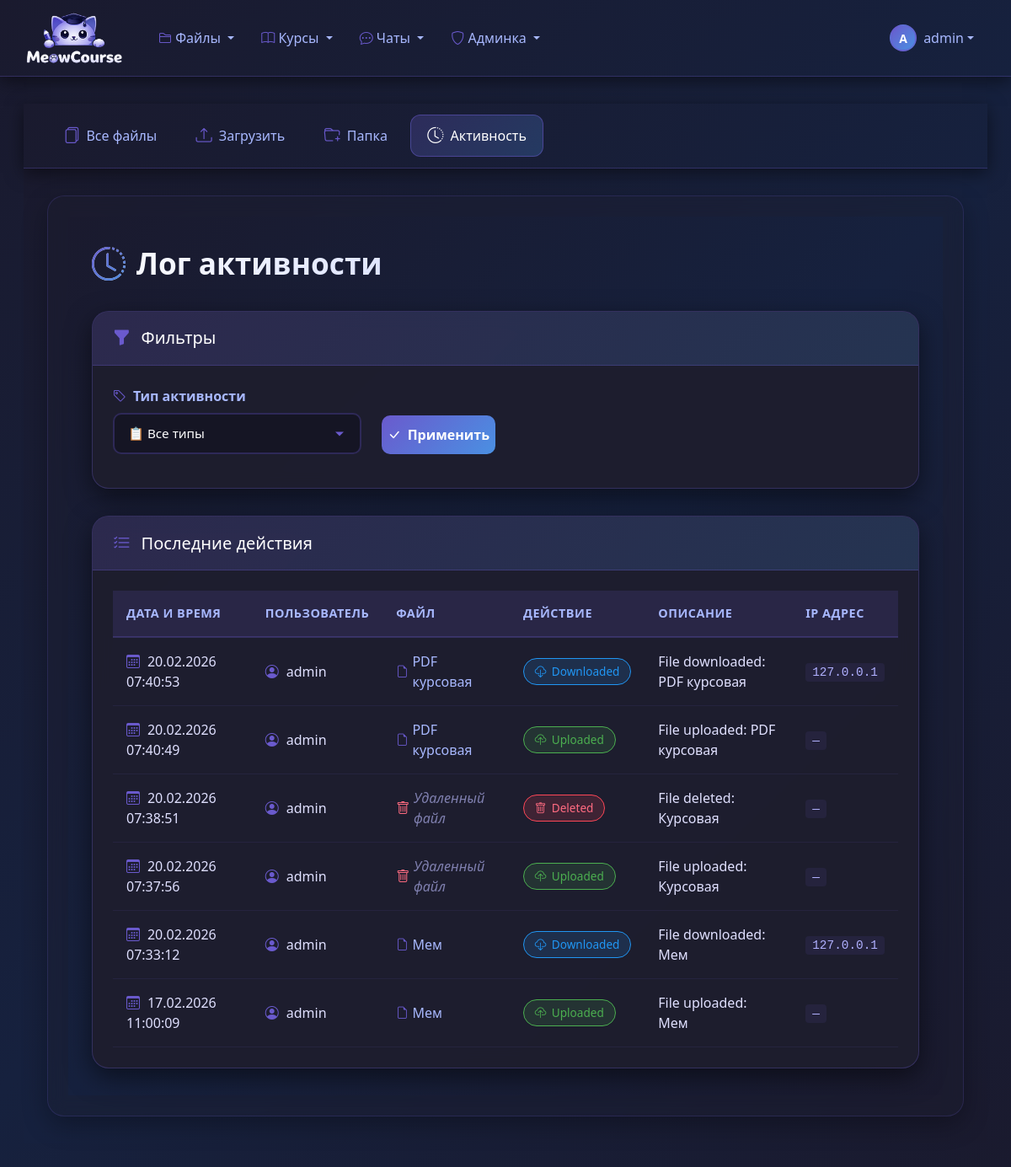
The page /files/activity/ (signed in) on the database its author committed.
### file_manager/models.py (models this page shows, shortened)
class FileActivity(models.Model ):
    ACTIVITY_TYPES =[
   ('upload','Uploaded'),
   ('download','Downloaded'),
   ('view','Viewed'),
   ('edit','Edited'),
   ('delete','Deleted'),
   ('share','Shared'),
   ('comment','Commented'),
   ('version_create','Created new version'),
   ('favorite_add','Added to favorites'),
   ('favorite_remove','Removed from favorites'),
    ]
    file =models.ForeignKey(
    File ,
    on_delete =models.SET_NULL ,
    null =True ,
    blank =True ,
    related_name ='activities'
    )
    user =models.ForeignKey(
    User ,
    on_delete =models.CASCADE ,
    related_name ='file_activities'
    )
    activity_type =models.CharField(max_length =20 ,choices =ACTIVITY_TYPES )
    description =models.TextField(blank =True )
    created_at =models.DateTimeField(auto_now_add =True )
    ip_address =models.GenericIPAddressField(null =True ,blank =True )
    class Meta :
        ordering =['-created_at']
        verbose_name ='Активность с файлом'
        verbose_name_plural ='Активность с файлами'
        indexes =[
        models.Index(fields =['user','-created_at']),
        models.Index(fields =['activity_type','-created_at']),
        ]

class File(models.Model ):
    FILE_TYPE_CHOICES =[
   ('pdf','PDF Document'),
   ('txt','Text File'),
   ('docx','Word Document'),
   ('xlsx','Excel Spreadsheet'),
   ('pptx','PowerPoint Presentation'),
   ('jpg','JPEG Image'),
   ('png','PNG Image'),
   ('mp4','Video MP4'),
   ('mp3','Audio MP3'),
   ('zip','Archive ZIP'),
   ('other','Other'),
    ]
    VISIBILITY_CHOICES =[
   ('private','Private - Только я'),
   ('shared','Shared - С определенными пользователями'),
   ('public','Public - Все пользователи'),
    ]
    title =models.CharField(max_length =255 )
    description =models.TextField(blank =True )
    file =models.FileField(upload_to =file_upload_path )
    file_type =models.CharField(max_length =10 ,choices =FILE_TYPE_CHOICES ,default ='other')
    file_size =models.BigIntegerField(default =0 )
    uploaded_by =models.ForeignKey(
    User ,
    on_delete =models.CASCADE ,
    related_name ='uploaded_files'
    )
    uploaded_at =models.DateTimeField(auto_now_add =True )
    updated_at =models.DateTimeField(auto_now =True )
    version =models.IntegerField(default =1 )
    category =models.ForeignKey(
    FileCategory ,
    on_delete =models.SET_NULL ,
    null =True ,
    blank =True ,
    related_name ='files'
    )
    tags =models.ManyToManyField(Tag ,blank =True ,related_name ='files')
    folder =models.ForeignKey(
    'self',
    on_delete =models.CASCADE ,
    null =True ,
    blank =True ,
    related_name ='subfiles',
    limit_choices_to ={'is_folder':True }
    )
    is_folder =models.BooleanField(default =False )
    visibility =models.CharField(
    max_length =10 ,
    choices =VISIBILITY_CHOICES ,
    default ='private'
    )
    shared_with =models.ManyToManyField(
    User ,
    blank =True ,
    related_name ='shared_files'
    )
    extracted_text =models.TextField(blank =True ,null =True )
    has_preview =models.BooleanField(default =False )
    favorite =models.ManyToManyField(
    User ,
    blank =True ,
    related_name ='favorite_files'
    )
    download_count =models.IntegerField(default =0 )
    class Meta :
        ordering =['-uploaded_at']
        verbose_name ='Файл'
        verbose_name_plural ='Файлы'
        indexes =[
        models.Index(fields =['uploaded_by','-uploaded_at']),
        models.Index(fields =['file_type']),
        models.Index(fields =['visibility']),
        models.Index(fields =['extracted_text']),
        ]

### file_manager/views.py (the view)
# urls.py: path('activity/',views.activity_log ,name ='activity_log'),
@login_required
def activity_log(request ):
    activities =FileActivity.objects.filter(user =request.user ).select_related('file','user')
    activity_type =request.GET.get('activity_type')
    if activity_type :
        activities =activities.filter(activity_type =activity_type )
    paginator =Paginator(activities ,20 )
    page_number =request.GET.get('page')
    page_obj =paginator.get_page(page_number )
    context ={
    'page_obj':page_obj ,
    'activity_types':FileActivity.ACTIVITY_TYPES ,
    'selected_activity_type':activity_type ,
    }
    return render(request ,'file_manager/activity_log.html',context )

### classroom_core/models.py (called while the page is built)
    def is_teacher(self):
        return self.role == 'teacher'

    def is_staff(self):
        return self.role == 'staff'

### templates/file_manager/activity_log.html (shortened to what this page needs)
{% extends "file_manager/base_files.html" %}
{% block files_content %}
<div class="dark-theme-log">
    <div class="container">
        <div class="page-header">
            <h1 class="page-title">
                <i class="bi bi-clock-history"></i>
                Лог активности
            </h1>
        </div>
        <div class="row">
            <div class="col-lg-12">
                <div class="filters-card">
                    <div class="card-header-custom">
                        <h5>
                            <i class="bi bi-funnel-fill"></i>
                            Фильтры
                        </h5>
                    </div>
                    <div class="card-body-custom">
                        <form method="get" class="row">
                            <div class="col-md-4 mb-3">
                                <label for="activity_type" class="filter-label">
                                    <i class="bi bi-tag"></i>
                                    Тип активности
                                </label>
                                <select name="activity_type" id="activity_type" class="custom-select">
                                    <option value="">📋 Все типы</option>
                                </select>
                            </div>
                            <div class="col-md-2 mb-3 d-flex align-items-end">
                                <button type="submit" class="btn-apply">
                                    <i class="bi bi-check-lg"></i>
                                    Применить
                                </button>
                            </div>
                        </form>
                    </div>
                </div>
                <div class="log-card">
                    <div class="card-header-custom">
                        <h5>
                            <i class="bi bi-list-check"></i>
                            Последние действия
                        </h5>
                    </div>
                    <div class="card-body-custom">
                        {% if page_obj %}
                        <div class="table-responsive">
                            <table class="log-table">
                                <thead>
                                    <tr>
                                        <th>Дата и время</th>
                                        <th>Пользователь</th>
                                        <th>Файл</th>
                                        <th>Действие</th>
                                        <th>Описание</th>
                                        <th>IP адрес</th>
                                    </tr>
                                </thead>
                                <tbody>
                                    {% for activity in page_obj %}
                                    <tr>
                                        <td data-label="Дата и время">
                                            <i class="bi bi-calendar3" style="color: #6a5acd; margin-right: 0.3rem;"></i>
                                            {{ activity.created_at|date:"d.m.Y H:i:s" }}
                                        </td>
                                        <td data-label="Пользователь">
                                            <i class="bi bi-person-circle" style="color: #6a5acd; margin-right: 0.3rem;"></i>
                                            {{ activity.user.username }}
                                        </td>
                                        <td data-label="Файл">
                                            {% if activity.file %}
                                            <a href="{% url 'file_manager:file_detail' activity.file.id %}" class="file-link">
                                                <i class="bi bi-file-earmark"></i>
                                                {{ activity.file.title }}
                                            </a>
                                            {% else %}
                                            <span class="deleted-file">
                                                <i class="bi bi-trash"></i>
                                                Удаленный файл
                                            </span>
                                            {% endif %}
                                        </td>
                                        <td data-label="Действие">
                                            {% with type=activity.activity_type %}
                                            <span class="activity-badge
                                                {% if type == 'upload' %}badge-upload
                                                {% elif type == 'download' %}badge-download
                                                {% elif type == 'delete' %}badge-delete
                                                {% elif type == 'edit' %}badge-edit
                                                {% elif type == 'view' %}badge-view
                                                {% elif type == 'share' %}badge-share
                                                {% endif %}">
                                                <i class="bi
                                                    {% if type == 'upload' %}bi-cloud-upload
                                                    {% elif type == 'download' %}bi-cloud-download
                                                    {% elif type == 'delete' %}bi-trash
                                                    {% elif type == 'edit' %}bi-pencil
                                                    {% elif type == 'view' %}bi-eye
                                                    {% elif type == 'share' %}bi-share
                                                    {% endif %}">
                                                </i>
                                                {{ activity.get_activity_type_display }}
                                            </span>
                                            {% endwith %}
                                        </td>
                                        <td data-label="Описание">{{ activity.description }}</td>
                                        <td data-label="IP адрес">
                                            <span class="ip-address">{{ activity.ip_address|default:"—" }}</span>
                                        </td>
                                    </tr>
                                    {% endfor %}
                                </tbody>
                            </table>
                        </div>
                        {% else %}
                        <div class="empty-state">
                            <i class="bi bi-inbox"></i>
                            <p>Нет записей в логе</p>
                        </div>
                        {% endif %}
                    </div>
                </div>
            </div>
        </div>
    </div>
</div>
{% endblock %}

### templates/base.html (shortened to what this page needs)
{% load static %}
<!DOCTYPE html>
<html lang="ru">
<head>
    <link href="https://cdn.jsdelivr.net/npm/bootstrap@5.3.0/dist/css/bootstrap.min.css" rel="stylesheet">
    <link rel="stylesheet" href="https://cdn.jsdelivr.net/npm/bootstrap-icons@1.10.0/font/bootstrap-icons.css">
</head>
<body>
    <nav class="navbar navbar-expand-lg dark-navbar">
        <div class="container-fluid">
            <a class="navbar-brand d-flex align-items-center" href="{% url 'classroom_core:course_list' %}">
                <img src="{% static 'images/logo.png' %}"
                    alt="MeowCourse"
                    class="me-2"
                    style="width: 120px; height: auto; max-height: 64px; object-fit: contain;">
            </a>
            <div class="collapse navbar-collapse" id="navbarNav">
                <ul class="navbar-nav me-auto">
                    <li class="nav-item dropdown">
                        <a class="nav-link dropdown-toggle" href="#" role="button" data-bs-toggle="dropdown">
                            <i class="bi bi-folder2"></i> Файлы
                        </a>
                    </li>
                    <li class="nav-item dropdown">
                        <a class="nav-link dropdown-toggle" href="#" role="button" data-bs-toggle="dropdown">
                            <i class="bi bi-book"></i> Курсы
                        </a>
                    </li>
                    <li class="nav-item dropdown">
                        <a class="nav-link dropdown-toggle" href="#" role="button" data-bs-toggle="dropdown">
                            <i class="bi bi-chat-dots"></i> Чаты
                        </a>
                    </li>
                    {% if user.is_authenticated and user.is_staff or user.is_superuser %}
                    <li class="nav-item dropdown">
                        <a class="nav-link dropdown-toggle" href="#" role="button" data-bs-toggle="dropdown">
                            <i class="bi bi-shield"></i> Админка
                        </a>
                    </li>
                    {% endif %}
                </ul>
                <div class="d-flex align-items-center">
                    {% if user.is_authenticated %}
                    <div class="dropdown">
                        <a class="nav-link dropdown-toggle d-flex align-items-center" href="#" role="button" data-bs-toggle="dropdown">
                            <div class="user-avatar rounded-circle d-flex align-items-center justify-content-center" style="width: 32px; height: 32px; font-size: 0.875rem;">
                                {{ user.username|slice:":1"|upper }}
                            </div>
                            <span class="ms-2 d-none d-md-inline username-text">{{ user.username }}</span>
                        </a>
                    </div>
                    {% else %}
                    <a class="nav-link" href="{% url 'classroom_core:login' %}">
                        <i class="bi bi-box-arrow-in-right me-1"></i> Войти
                    </a>
                    {% endif %}
                </div>
            </div>
        </div>
    </nav>
    <div class="main-content">
        <div class="container-fluid">
            {% block content %}{% endblock %}
        </div>
    </div>
</body>
</html>

### templates/base.html (style rules this page uses)
body { background: linear-gradient(135deg, #1a1a2e 0%, #16213e 50%, #1a1a2e 100%); min-height: 100vh; }
.dark-navbar { background: linear-gradient(135deg, #1a1a2e 0%, #16213e 100%); border-bottom: 1px solid rgba(106, 90, 205, 0.3); box-shadow: 0 5px 20px rgba(0, 0, 0, 0.5); padding: 0.5rem 1rem; }
.dark-navbar .navbar-brand { color: #fff !important; font-weight: 600; transition: color 0.2s ease; }
.dark-navbar .nav-link { color: #a8b8ff !important; font-weight: 500; padding: 0.6rem 1rem !important; border-radius: 8px; transition: all 0.2s ease; }
.dark-navbar .nav-link i { color: #6a5acd; }
.user-avatar { background: linear-gradient(135deg, #6a5acd, #4a90e2) !important; color: white !important; font-weight: 600; border: 2px solid rgba(106, 90, 205, 0.5); transition: all 0.2s ease; }
.username-text { color: #a8b8ff; font-weight: 500; transition: color 0.2s ease; }
.main-content { background: transparent; padding: 2rem 1rem; }

### rows shown on the page
FileActivity: created_at "20.02.2026 07:40:53", user.username "admin", file "PDF курсовая", activity_type "Downloaded", description "File downloaded: PDF курсовая", ip_address "127.0.0.1"
FileActivity: created_at "20.02.2026 07:40:49", user.username "admin", file "PDF курсовая", activity_type "Uploaded", description "File uploaded: PDF курсовая", ip_address "—"
FileActivity: created_at "20.02.2026 07:38:51", user.username "admin", shows "Удаленный файл", activity_type "Deleted", description "File deleted: Курсовая", ip_address "—"
FileActivity: created_at "20.02.2026 07:37:56", user.username "admin", shows "Удаленный файл", activity_type "Uploaded", description "File uploaded: Курсовая", ip_address "—"
FileActivity: created_at "20.02.2026 07:33:12", user.username "admin", file "Мем", activity_type "Downloaded", description "File downloaded: Мем", ip_address "127.0.0.1"
FileActivity: created_at "17.02.2026 11:00:09", user.username "admin", file "Мем", activity_type "Uploaded", description "File uploaded: Мем", ip_address "—"

### other values the page prints
{{ user.username|slice:":1"|upper }} "A"
{{ user.username }} "admin"
